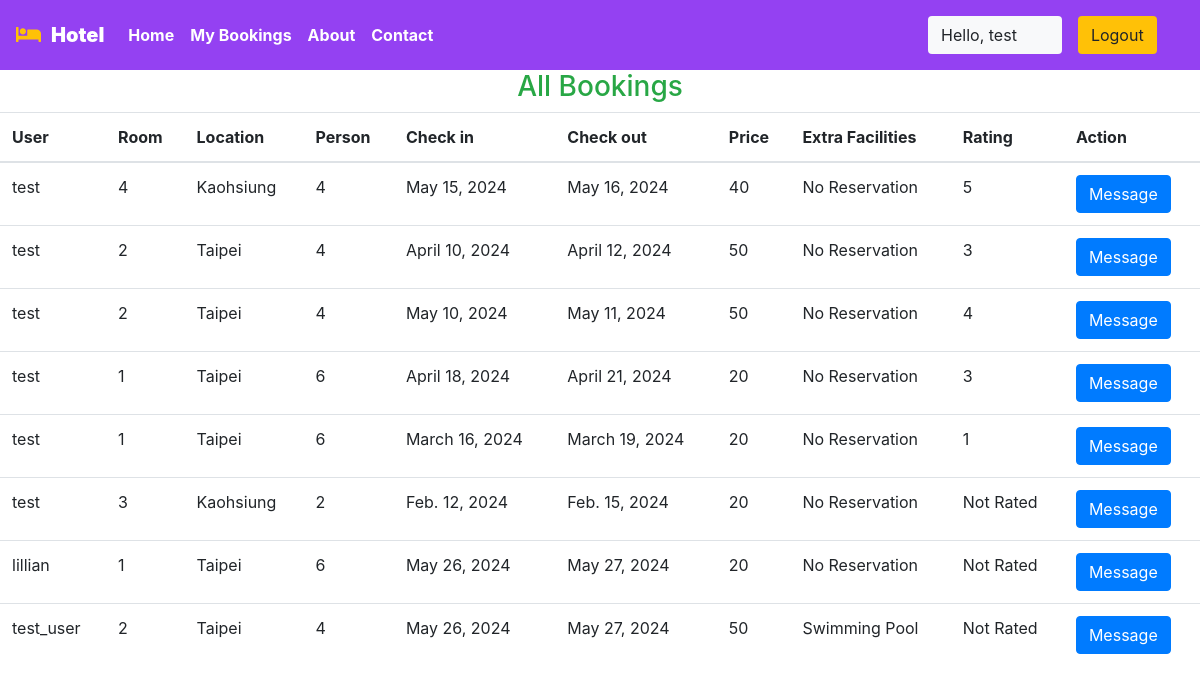
Before: /staff/allbookings (signed in) with the older database file.
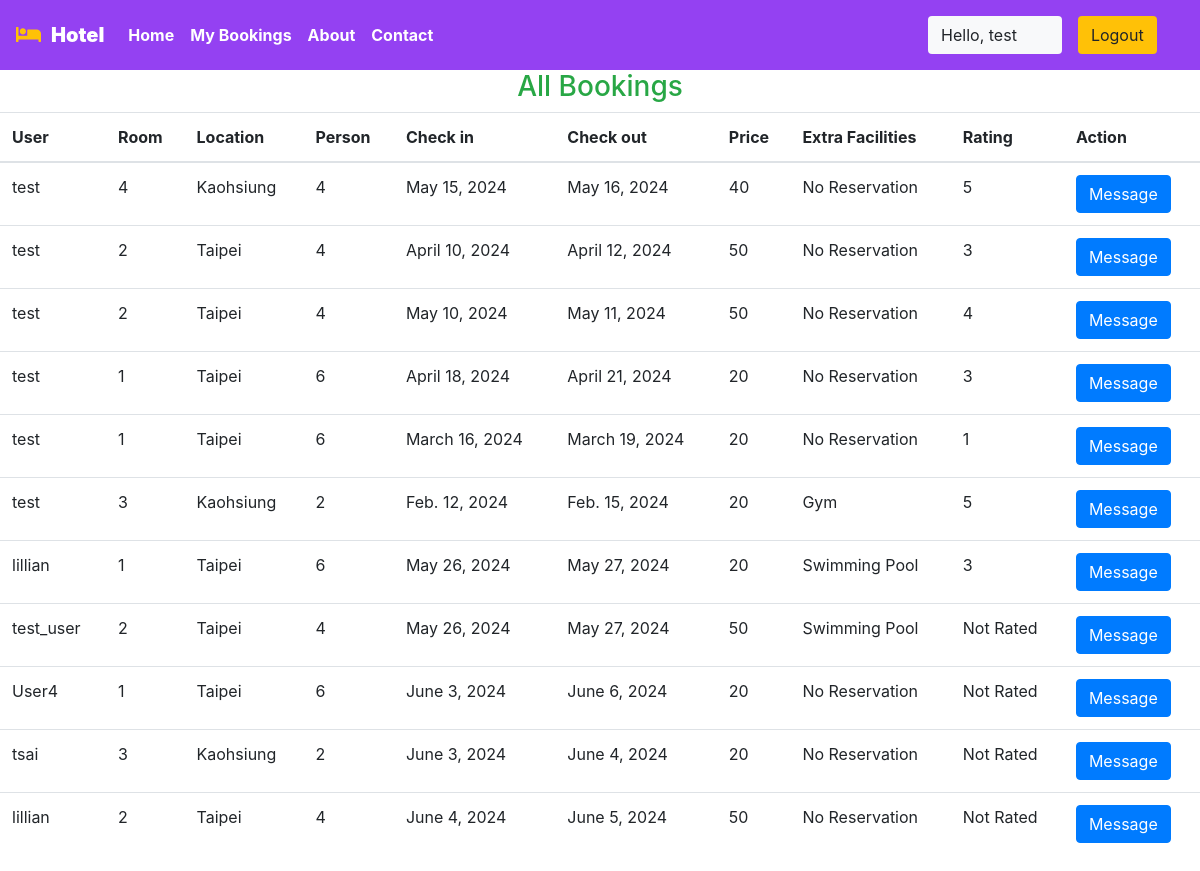
After: the same page with the newer database file.
### management/models.py (models this page shows, shortened)
class Reservation(models.Model):
    check_in = models.DateField(auto_now =False)
    check_out = models.DateField()
    room = models.ForeignKey(Rooms, on_delete = models.CASCADE)
    guest = models.ForeignKey(User, on_delete= models.CASCADE)
    booking_id = models.CharField(max_length=100,default="null")
    rating = models.IntegerField(null=True, blank=True)  # 允許空值並在表單中可選
    facilities = models.IntegerField(null=True,blank=True)

class Rooms(models.Model):
    ROOM_STATUS = (
    ("1", "available"),
    ("2", "not available"),
    )
    ROOM_TYPE = (
    ("1", "premium"),
    ("2", "deluxe"),
    ("3","basic"),
    )
    room_type = models.CharField(max_length=50,choices = ROOM_TYPE)
    capacity = models.IntegerField()
    price = models.IntegerField()
    size = models.IntegerField()
    hotel = models.ForeignKey(Hotels, on_delete = models.CASCADE)
    status = models.CharField(choices =ROOM_STATUS,max_length = 15)
    roomnumber = models.IntegerField()

class Hotels(models.Model):
    name = models.CharField(max_length=30,default="test")
    owner = models.CharField(max_length=20)
    location = models.CharField(max_length=50)
    state = models.CharField(max_length=50,default="Taipei")
    country = models.CharField(max_length=50,default="Taiwan")

### management/views.py (the view)
# urls.py: path('staff/allbookings', views.all_bookings,name="allbookigs"),
@login_required(login_url='/staff')
def all_bookings(request):
    bookings = ReservationManage.get_all_reserv()
    if not bookings:
        messages.warning(request,"No Bookings Found")
    return HttpResponse(render(request,'staff/allbookings.html',{'bookings':bookings}))

### management/models.py (called while the page is built)
    def get_all_reserv():
        reservations = Reservation.objects.all()
        return reservations

### templates/staff/allbookings.html (shortened to what this page needs)
{% extends 'basic.html' %}
{% block body %}
<h3 class="text-center  text-success">All Bookings </h3>
<table class="table">
    <thead>
        <th>User</th>
        <th>Room</th>
        <th>Location</th>
        <th>Person</th>
        <th>Check in</th>
        <th>Check out</th>
        <th>Price</th>
        <th>Extra Facilities</th>
        <th>Rating</th>
        <th>Action</th>
    </thead>
    {% for each_booking in bookings %}
    <tr>
        <td>{{each_booking.guest.username}}</td>
        <td>{{each_booking.room.roomnumber}}</td>
        <td>{{each_booking.room.hotel.location}}</td>
        <td>{{each_booking.room.capacity}}</td>
        <td>{{each_booking.check_in}}</td>
        <td>{{each_booking.check_out}}</td>
        <td>{{each_booking.room.price}}</td>
        <td>
            {% if each_booking.facilities == 1 %}
                    Swimming Pool
            {% elif each_booking.facilities == 2 %}
                    Gym
            {% else %}
                No Reservation
            {% endif %}
        </td>
        <td>{{each_booking.rating|default:"Not Rated" }}</td>
        <td>
            <a href="{% url 'chat_box' each_booking.id %}">
                <button class="btn btn-primary">Message</button>
            </a>
        </td>
    </tr>
    {% endfor %}
</table>
{% endblock body %}

### templates/basic.html (shortened to what this page needs)
{% load static %}
<!DOCTYPE html>
<!DOCTYPE html>
<html lang="en">
<head>
    <link rel="stylesheet" href="https://use.fontawesome.com/releases/v5.7.0/css/all.css">
    <link rel="stylesheet" href="{% static 'bootstrap\bootstrap.css' %}">
    <link rel="stylesheet" href="https://maxcdn.bootstrapcdn.com/bootstrap/4.5.0/css/bootstrap.min.css" >
</head>
<body style="dbackground-image: url('https://source.unsplash.com/random');height: 100%;">
    <div class="container-fluid px-0">
        <nav class="navbar navbar-expand-lg navbar-dark font-weight-bold" style="background-color: #9441f2;">
            <a class="navbar-brand text-bold bg-black " href="/"><i class="fas fa-bed text-warning"></i><b>&ensp;Hotel</b></a>
            <div class="collapse navbar-collapse " id="navbarSupportedContent">
                <ul class="navbar-nav mr-auto ">
                    <li class="nav-item active">
                        <a class="nav-link text-bold " href="/home"> Home</a>
                    </li>
                    {% if user.is_staff %}
                    <li class="nav-item active">
                        <a class="nav-link text-bold" href="/staff/panel">Dashboard </a>
                    </li>
                    {% elif user.is_staff == False and user.is_authenticated %}
                    <li class="nav-item active">
                            <a class="nav-link text-bold" href="/user/bookings">My Bookings </a>
                        </li>
                    {% endif %}
                    <li class="nav-item active">
                        <a class="nav-link text-bold" href="/about">About</a>
                    </li>
                    <li class="nav-item active">
                        <a class="nav-link text-bold" href="/contact">Contact </a>
                    </li>
                </ul>
                {% if user.is_authenticated %}
                      <button class="btn btn-group bg-light" data-toggle="modal" data-target="#forlogin">
                       Hello, {{request.user}}
                       <a href="/logout" class="nav-link">
                    <button class="btn btn-group bg-warning" data-toggle="modal" data-target="#forlogin">
                        Logout
                    </button></a>&nbsp; &nbsp;
                    </button>
                {% endif %}
            </div>
        </nav>
    </div>
    {% block body %}
    {% endblock body %}
</body>
</html>

### templates/basic.html (style rules this page uses)
a { text-decoration: none; }

Changed rows visible on the page:
changed Reservation "Feb. 12, 2024": rating "Not Rated" → "5"; facilities "No Reservation" → "Gym"
changed Reservation (number 7 of 11 on the later page): rating "Not Rated" → "3"; facilities "No Reservation" → "Swimming Pool"
added Reservation: guest.username "User4", room.roomnumber "1", room.hotel.location "Taipei", room.capacity "6", check_in "June 3, 2024", check_out "June 6, 2024", room.price "20", shows "No Reservation", rating "Not Rated"
added Reservation: guest.username "tsai", room.roomnumber "3", room.hotel.location "Kaohsiung", room.capacity "2", check_in "June 3, 2024", check_out "June 4, 2024", room.price "20", shows "No Reservation", rating "Not Rated"
added Reservation: guest.username "lillian", room.roomnumber "2", room.hotel.location "Taipei", room.capacity "4", check_in "June 4, 2024", check_out "June 5, 2024", room.price "50", shows "No Reservation", rating "Not Rated"
